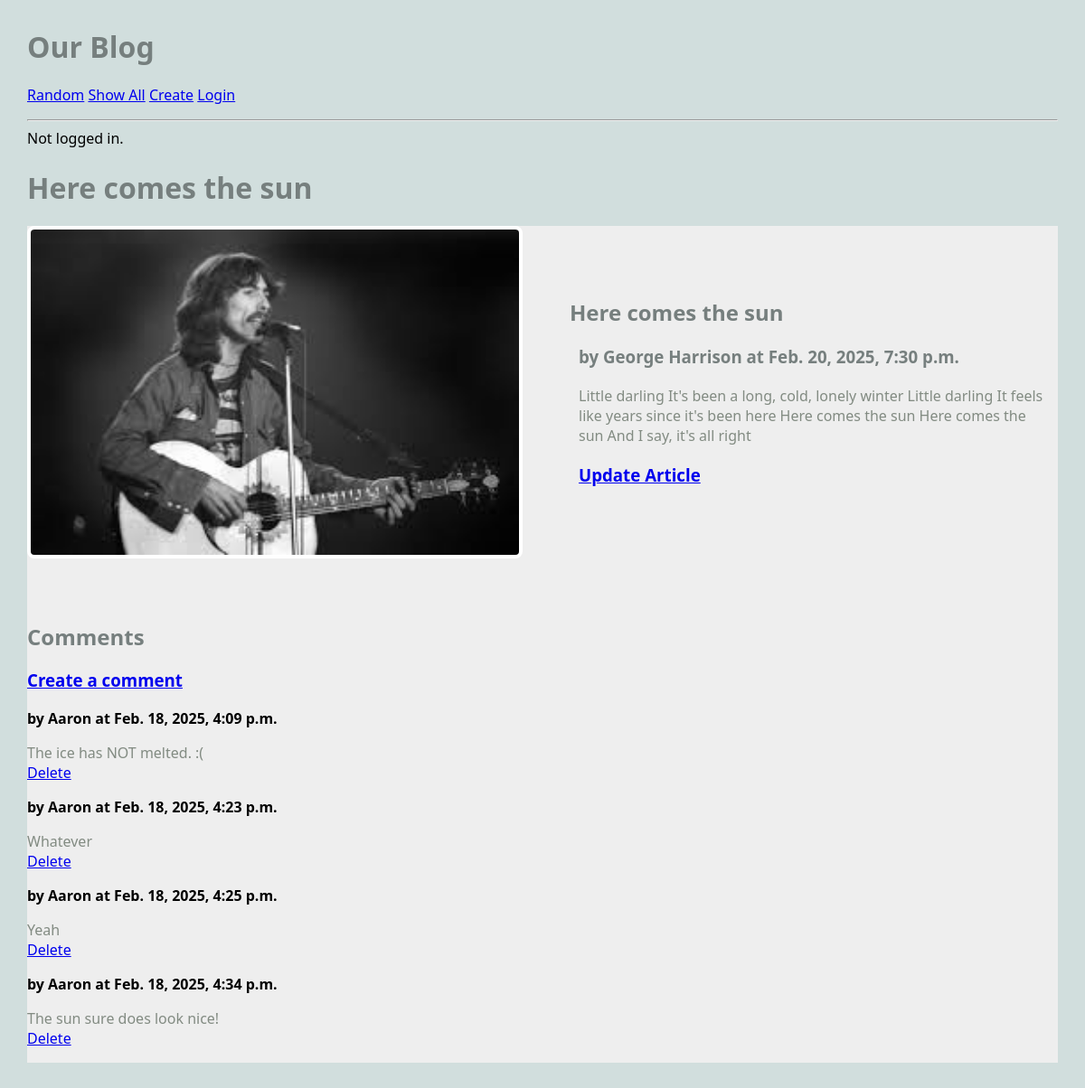
/blog/article/5, run on the app's committed database.
### blog/models.py (models this page shows, shortened)
class Article(models.Model):
    title = models.TextField(blank=True)
    author = models.TextField(blank=True)
    text = models.TextField(blank=True)
    published = models.DateTimeField(auto_now=True)
    image_file = models.ImageField(blank=True) # an actual image
    user = models.ForeignKey(User, on_delete=models.CASCADE) ## NEW
    def get_all_comments(self):
        comments = Comment.objects.filter(article=self)
        return comments

class Comment(models.Model):
    article = models.ForeignKey(Article, on_delete=models.CASCADE)
    author = models.TextField(blank=False)
    text = models.TextField(blank=False)
    published = models.DateTimeField(auto_now=True)
    def __str__(self):
        return f'{self.text}'

### blog/views.py (the view)
# urls.py: path('article/<int:pk>', ArticleView.as_view(), name='article'),
class ArticleView(DetailView):
    model = Article
    template_name = "blog/article.html"
    context_object_name = "article" # note singular variable name

### blog/templates/blog/article.html
{% extends 'blog/base.html' %}
{% block content %}
<h1>{{article.title}}</h1>
<main class="grid-container">
    <article class="featured">
        {% if article.image_file %}
        <img src="{{article.image_file.url}}" alt="">
        {% else %}
        <h3>No image</h3>
        {% endif %}
        <div>
            <h2>{{article.title}}</h2>
            <h3>by {{article.author}} at {{article.published}}</h3>
            <p>
                {{article.text}}
            </p>
            <h3>
                <a href="{% url 'update_article' article.pk %}">Update Article</a>
            </h3>
        </div>
    </article>
    <div>
        <h2>Comments</h2>
        <h3>
            <a href="{% url 'create_comment' article.pk %}">Create a comment</a>
        </h3>
        {% for comment in article.get_all_comments %}
            <div>
                <strong>by {{comment.author}} at {{comment.published}}</strong>
                <p>
                    {{comment.text}}
                    <br>
                    <a href="{% url 'delete_comment' comment.pk %}">Delete</a>
                </p>
            </div>
        {% endfor %}
    </div>
</main>
{% endblock %}

### static/styles-blog.css (style rules this page uses)
body { margin: 30px; background: #d1dedd; font-family:'Segoe UI', Tahoma, Geneva, Verdana, sans-serif; }
h1, h2, h3 { color: #767f7e; }
p { color: #828b82; }
.grid-container { background: #eee; max-width: 900px; display: grid; grid-template-columns: repeat(3, 1fr); grid-gap: 10px; max-width: 1200px; margin: 20px auto; }
article.featured { grid-column: span 3; display: grid; gap: 60px; grid-template-columns: 1fr 1fr; align-items: center; border-bottom: 1px #bbc7c7; padding-bottom: 40px; }
article img, article.featured img { width: 100%; border: 4px solid #fff; border-radius: 8px; }
article p, article h3 { margin: 20px 10px; }

### data on the page
Article: title "Here comes the sun", image_file (picture), author "George Harrison", published "Feb. 20, 2025, 7:30 p.m.", text "Little darling It's been a long, cold, lonely winter Little darling It feels like years since it's been here Here comes the sun Here comes the sun And I say, it's all right"
Comment: author "Aaron", published "Feb. 18, 2025, 4:09 p.m.", text "The ice has NOT melted. :("
Comment: author "Aaron", published "Feb. 18, 2025, 4:23 p.m.", text "Whatever"
Comment: author "Aaron", published "Feb. 18, 2025, 4:25 p.m.", text "Yeah"
Comment: author "Aaron", published "Feb. 18, 2025, 4:34 p.m.", text "The sun sure does look nice!"
